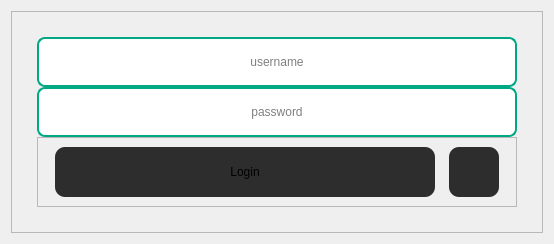
      <widget class="QWidget" name="logintab">
       <attribute name="title">
        <string>Tab 1</string>
       </attribute>
       <layout class="QGridLayout" name="gridLayout_2">
        <item row="1" column="0">
         <widget class="QFrame" name="frame_23">
          <property name="styleSheet">
           <string notr="true">QLineEdit 
{
	border-radius: 8px;
	border-width: 2px;
	border-style: solid;
	border-color: #00a884;
	font: 13pt &quot;Arial Rounded MT Bold&quot;;
}
</string>
          </property>
          <property name="frameShape">
           <enum>QFrame::StyledPanel</enum>
          </property>
          <property name="frameShadow">
           <enum>QFrame::Raised</enum>
          </property>
          <layout class="QGridLayout" name="gridLayout_29">
           <property name="leftMargin">
            <number>25</number>
           </property>
           <property name="topMargin">
            <number>25</number>
           </property>
           <property name="rightMargin">
            <number>25</number>
           </property>
           <property name="bottomMargin">
            <number>25</number>
           </property>
           <property name="horizontalSpacing">
            <number>25</number>
           </property>
           <property name="verticalSpacing">
            <number>0</number>
           </property>
           <item row="2" column="0">
            <widget class="QFrame" name="frame">
             <property name="minimumSize">
              <size>
               <width>480</width>
               <height>70</height>
              </size>
             </property>
             <property name="maximumSize">
              <size>
               <width>480</width>
               <height>70</height>
              </size>
             </property>
             <property name="frameShape">
              <enum>QFrame::StyledPanel</enum>
             </property>
             <property name="frameShadow">
              <enum>QFrame::Raised</enum>
             </property>
             <layout class="QGridLayout" name="gridLayout_6">
              <item row="0" column="0">
               <widget class="QToolButton" name="login_btn">
                <property name="minimumSize">
                 <size>
                  <width>380</width>
                  <height>50</height>
                 </size>
                </property>
                <property name="maximumSize">
                 <size>
                  <width>380</width>
                  <height>50</height>
                 </size>
                </property>
                <property name="styleSheet">
                 <string notr="true">QToolButton
{
border-radius: 10px;
border-style: solid;
border-top-color: transparent;
border-right-color: transparent;
border-left-color: transparent;
border-bottom-color: transparent;
border-width: 0px;
background-color: #2d2d2d;
font: 12pt &quot;Arial Rounded MT Bold&quot;;
}

QToolButton:hover
{
border-radius: 10px;
border-style: solid;
border-top-color: transparent;
border-right-color: transparent;
border-left-color: transparent;
border-bottom-color: transparent;
border-width: 0px;
background-color: #404040;
font: 12pt &quot;Arial Rounded MT Bold&quot;;
}</string>
                </property>
                <property name="text">
                 <string>Login</string>
                </property>
                <property name="shortcut">
                 <string>Return</string>
                </property>
               </widget>
              </item>
              <item row="0" column="1">
               <widget class="QToolButton" name="toolButton_11">
                <property name="minimumSize">
                 <size>
                  <width>50</width>
                  <height>50</height>
                 </size>
                </property>
                <property name="maximumSize">
                 <size>
                  <width>50</width>
                  <height>50</height>
                 </size>
                </property>
                <property name="styleSheet">
                 <string notr="true">QToolButton
{
border-radius: 10px;
border-style: solid;
border-top-color: transparent;
border-right-color: transparent;
border-left-color: transparent;
border-bottom-color: transparent;
border-width: 0px;
background-color: #2d2d2d;
font: 12pt &quot;Arial Rounded MT Bold&quot;;
}

QToolButton:hover
{
border-radius: 10px;
border-style: solid;
border-top-color: transparent;
border-right-color: transparent;
border-left-color: transparent;
border-bottom-color: transparent;
border-width: 0px;
background-color: #404040;
font: 12pt &quot;Arial Rounded MT Bold&quot;;
}</string>
                </property>
                <property name="text">
                 <string/>
                </property>
                <property name="icon">
                 <iconset resource="resources.qrc">
                  <normaloff>:/images/icons/cil-medical-cross.png</normaloff>:/images/icons/cil-medical-cross.png</iconset>
                </property>
                <property name="shortcut">
                 <string>Return</string>
                </property>
               </widget>
              </item>
             </layout>
            </widget>
           </item>
           <item row="0" column="0">
            <widget class="QLineEdit" name="lineEdit_3">
             <property name="minimumSize">
              <size>
               <width>480</width>
               <height>50</height>
              </size>
             </property>
             <property name="maximumSize">
              <size>
               <width>480</width>
               <height>50</height>
              </size>
             </property>
             <property name="statusTip">
              <string/>
             </property>
             <property name="styleSheet">
              <string notr="true"/>
             </property>
             <property name="alignment">
              <set>Qt::AlignCenter</set>
             </property>
             <property name="placeholderText">
              <string>username</string>
             </property>
            </widget>
           </item>
           <item row="1" column="0">
            <widget class="QLineEdit" name="lineEdit_4">
             <property name="minimumSize">
              <size>
               <width>480</width>
               <height>50</height>
              </size>
             </property>
             <property name="maximumSize">
              <size>
               <width>480</width>
               <height>50</height>
              </size>
             </property>
             <property name="styleSheet">
              <string notr="true">font: 13pt &quot;Arial Rounded MT Bold&quot;;</string>
             </property>
             <property name="echoMode">
              <enum>QLineEdit::Password</enum>
             </property>
             <property name="alignment">
              <set>Qt::AlignCenter</set>
             </property>
             <property name="placeholderText">
              <string>password</string>
             </property>
            </widget>
           </item>
          </layout>
         </widget>
        </item>
       </layout>
      </widget>
